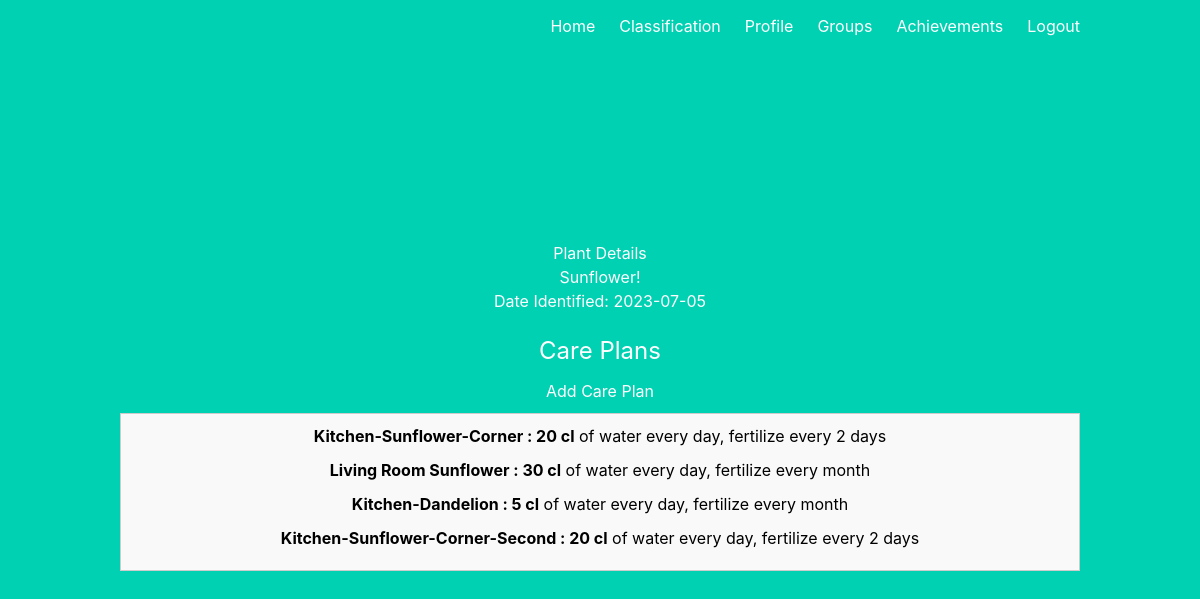
Screenshot of /profile/myplants/1 (signed in) with the database file from the repository.
### app/models.py (models this page shows, shortened)
class IdentifiedPlant(db.Model):
    id = db.Column(db.Integer, primary_key=True)
    user_id = db.Column(db.Integer, db.ForeignKey('user.id'), nullable=False)
    plant_name = db.Column(db.String(100), nullable=False)
    date_identified = db.Column(db.DateTime, default=datetime.utcnow, nullable=False)
    care_plans = db.relationship('CarePlan', backref='identified_plant', lazy='dynamic')

class CarePlan(db.Model):
    id = db.Column(db.Integer, primary_key=True)
    plant_id = db.Column(db.Integer, db.ForeignKey('identified_plant.id'), nullable=False)
    water_amount = db.Column(db.Integer, nullable=False)
    fertilize_interval = db.Column(db.String(100), nullable=False)
    plan_name = db.Column(db.String(100), nullable=False)

### app/auth.py (the view)
@auth.route('/profile/myplants/<int:plant_id>')
@login_required
def my_plant_details(plant_id):
    plant = IdentifiedPlant.query.get(plant_id)
    if not plant or plant.user_id != current_user.id:
        return redirect(url_for('auth.my_plants'))
    return render_template('my_plant_details.html', plant=plant)

### app/__init__.py (called while the page is built)
def create_app():
    app = Flask(__name__)
    app.config['SECRET_KEY'] = 'thisismysecretkeydonotstealit'
    app.config['SQLALCHEMY_DATABASE_URI'] = 'sqlite:///db.sqlite3'
    app.config['UPLOAD_FOLDER'] = 'static'
    db.init_app(app)
    login_manager = LoginManager()
    login_manager.login_view = 'auth.login'
    login_manager.init_app(app)
    from .models import User
    @login_manager.user_loader
    def load_user(user_id):
        return User.query.get(int(user_id))
    from .auth import auth as auth_blueprint
    app.register_blueprint(auth_blueprint)
    from .main import main as main_blueprint
    app.register_blueprint(main_blueprint)
    from .views import views as views_blueprint
    app.register_blueprint(views_blueprint)
    return app

### app/templates/my_plant_details.html (shortened to what this page needs)
{% extends 'base.html' %}
{% block content %}
    <h1>Plant Details</h1>
    <div class="plant-details">
        <h2>{{ plant.plant_name }}</h2>
        <p>Date Identified: {{ plant.date_identified.strftime('%Y-%m-%d') }}</p>
    </div>
    <div class="care-plan-section">
        <h2>Care Plans</h2>
        <a href="{{ url_for('auth.add_care_plan', plant_id=plant.id) }}" class="btn btn-primary">Add Care Plan</a>
        <div class="care-plans">
            {% if plant.care_plans %}
                <ul class="care-plan-list">
                    {% for care_plan in plant.care_plans %}
                        <li class="care-plan-item">
                            <span class="water-amount">{{ care_plan.plan_name }} : {{ care_plan.water_amount }} cl</span> of water every day, fertilize <span class="fertilize-interval">{{ care_plan.fertilize_interval }}</span>
                        </li>
                    {% endfor %}
                </ul>
            {% else %}
                <p class="no-care-plan">No care plans available for this plant.</p>
            {% endif %}
        </div>
    </div>
{% endblock %}

### app/templates/base.html (shortened to what this page needs)
<!DOCTYPE html>
<html>
<head>
    <link rel="stylesheet" href="https://cdnjs.cloudflare.com/ajax/libs/bulma/0.7.2/css/bulma.min.css" />
</head>
<body>
    <section class="hero is-primary is-fullheight">
        <div class="hero-head">
            <nav class="navbar">
                <div class="container">
                    <div id="navbarMenuHeroA" class="navbar-menu">
                        <div class="navbar-end">
                            <a href="{{ url_for('main.index') }}" class="navbar-item">
                                Home
                            </a>
                            <a href="{{ url_for('views.classification')}}" class="navbar-item">
                                Classification
                            </a>
                            {% if current_user.is_authenticated %}
                            <a href="{{ url_for('main.profile') }}" class="navbar-item">
                                Profile
                            </a>
							<a href="{{ url_for('auth.view_groups') }}" class="navbar-item">
                                Groups
                            </a>
							<a href="{{ url_for('auth.achievements') }}" class="navbar-item">
                                Achievements
                            </a>
                            {% endif %}
                            {% if current_user.is_authenticated %}
                            <a href="{{ url_for('auth.logout') }}" class="navbar-item">
                                Logout
                            </a>
                            {% endif %}
                        </div>
                    </div>
                </div>
            </nav>
        </div>
        <div class="hero-body">
            <div class="container has-text-centered">
               {% block content %}
               {% endblock %}
            </div>
        </div>
    </section>
</body>
</html>

### app/templates/my_plant_details.html (style rules this page uses)
.plant-details { margin-bottom: 20px; }
.care-plan-section { margin-bottom: 40px; }
.care-plan-section h2 { font-size: 24px; margin-bottom: 10px; }
.care-plan-section .btn-primary { display: inline-block; margin-bottom: 10px; }
.care-plan-section .care-plans { padding: 10px; border: 1px solid #ccc; background-color: #f9f9f9; }
.care-plan-section .care-plan-list { color: black; list-style-type: none; padding: 0; }
.care-plan-section .care-plan-item { margin-bottom: 10px; }
.care-plan-section .water-amount { font-weight: bold; }

### rows the page displays
IdentifiedPlant: plant_name "Sunflower!", date_identified "2023-07-05"
CarePlan: plan_name "Kitchen-Sunflower-Corner", water_amount "20", fertilize_interval "every 2 days"
CarePlan: plan_name "Living Room Sunflower", water_amount "30", fertilize_interval "every month"
CarePlan: plan_name "Kitchen-Dandelion", water_amount "5", fertilize_interval "every month"
CarePlan: plan_name "Kitchen-Sunflower-Corner-Second", water_amount "20", fertilize_interval "every 2 days"
